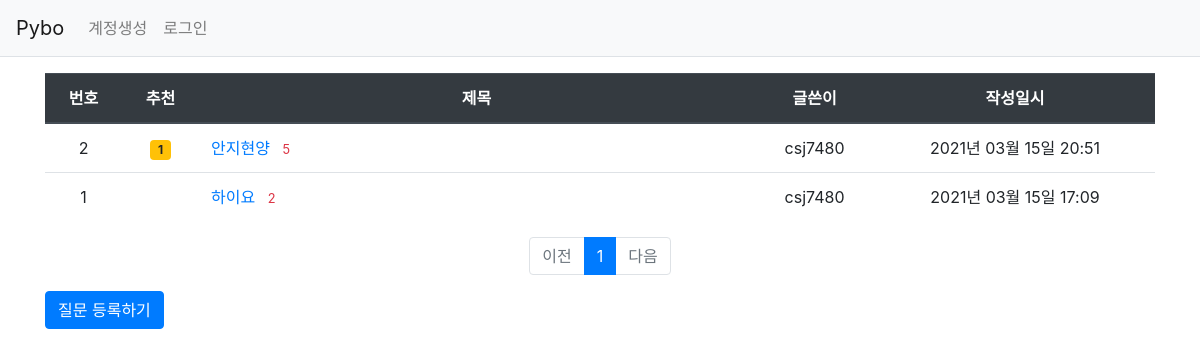
Page /question/list/ on the committed database.
### pybo/models.py (models this page shows)
class Question(db.Model):
    id = db.Column(db.Integer, primary_key=True)
    subject = db.Column(db.String(200), nullable=False)
    content = db.Column(db.Text(), nullable=False)
    create_date = db.Column(db.DateTime(), nullable=False)
    user_id = db.Column(db.Integer, db.ForeignKey('user.id', ondelete='CASCADE'), nullable=False)
    user = db.relationship('User', backref=db.backref('question_set'))
    modify_date = db.Column(db.DateTime(),nullable = True)
    voter= db.relationship('User', secondary=question_voter, backref = db.backref('question_voter_set'))

class User(db.Model):
    id = db.Column(db.Integer, primary_key=True)
    username = db.Column(db.String(150), unique=True, nullable=False)
    password = db.Column(db.String(200), nullable=False)
    email = db.Column(db.String(120), unique=True, nullable=False)

### pybo/views/question_views.py (the view)
@bp.route('/list/')
def _list():
    page = request.args.get('page', type=int, default=1)  # 페이지
    question_list = Question.query.order_by(Question.create_date.desc())
    question_list = question_list.paginate(page, per_page=10)
    return render_template('question/question_list.html', question_list=question_list)

### pybo/filter.py (called while the page is built)
def format_datetime(value, fmt='%Y년 %m월 %d일 %H:%M'):
    return value.strftime(fmt)

### pybo/views/auth_views.py (called while the page is built)
@bp.before_app_request
def load_logged_in_user():
    user_id = session.get('user_id')
    if user_id is None:
        g.user = None
    else:
        g.user = User.query.get(user_id)

### pybo/templates/question/question_list.html
{% extends 'base.html' %}
{% block content %}
<div class="container my-3">
    <table class="table">
        <thead>
        <tr class="text-center thead-dark">
            <th>번호</th>
            <th>추천</th>
            <th style = "width:50%">제목</th>
            <th>글쓴이</th>
            <th>작성일시</th>
        </tr>
        </thead>
        <tbody>
        {% if question_list %}
        {% for question in question_list.items %}
        <tr class = "text-center">
            <td>{{ question_list.total - ((question_list.page-1) * question_list.per_page) - loop.index0 }}</td>
            <td>
                {% if question.voter|length > 0 %}
                <span class="badge badge-warning px-2 py-1">{{ question.voter|length }}</span>
                {% endif %}
            </td>
            <td class = "text-left">
                <a href="{{ url_for('question.detail', question_id=question.id) }}">{{ question.subject }}</a>
                {% if question.answer_set|length > 0 %}
                <span class="text-danger small ml-2">{{ question.answer_set|length }}</span>
                {% endif %}
            </td>
            <td>{{question.user.username}}</td>
            <td>{{ question.create_date|datetime }}</td>
        </tr>
        {% endfor %}
        {% else %}
        <tr>
            <td colspan="3">질문이 없습니다.</td>
        </tr>
        {% endif %}
        </tbody>
    </table>
    <ul class="pagination justify-content-center">
        {% if question_list.has_prev %}
        <li class="page-item">
            <a class="page-link" href="?page={{ question_list.prev_num }}">이전</a>
        </li>
        {% else %}
        <li class="page-item disabled">
            <a class="page-link" tabindex="-1" aria-disabled="true" href="#">이전</a>
        </li>
        {% endif %}
        {% for page_num in question_list.iter_pages() %}
            {% if page_num %}
                {% if page_num != question_list.page %}
                <li class="page-item">
                    <a class="page-link" href="?page={{ page_num }}">{{ page_num }}</a>
                </li>
                {% else %}
                <li class="page-item active" aria-current="page">
                    <a class="page-link" href="#">{{ page_num }}</a>
                </li>
                {% endif %}
           {% else %}
                <li class="disabled">
                    <a class="page-link" href="#">...</a>
                </li>
           {% endif %}
        {% endfor %}
        {% if question_list.has_next %}
        <li class="page-item">
            <a class="page-link" href="?page={{ question_list.next_num }}">다음</a>
        </li>
        {% else %}
        <li class="page-item disabled">
            <a class="page-link" tabindex="-1" aria-disabled="true" href="#">다음</a>
        </li>
        {% endif %}
    </ul>
    <a href="{{ url_for('question.create') }}" class="btn btn-primary">질문 등록하기</a>
</div>
{% endblock %}

### rows in the picture
Question: id "2", voter|length "1", subject "안지현양", answer_set|length "5", user.username "csj7480", create_date "2021년 03월 15일 20:51"
Question: total "1", subject "하이요", answer_set|length "2", user.username "csj7480", create_date "2021년 03월 15일 17:09"

### other values in the picture
{{ page_num }} "1"
